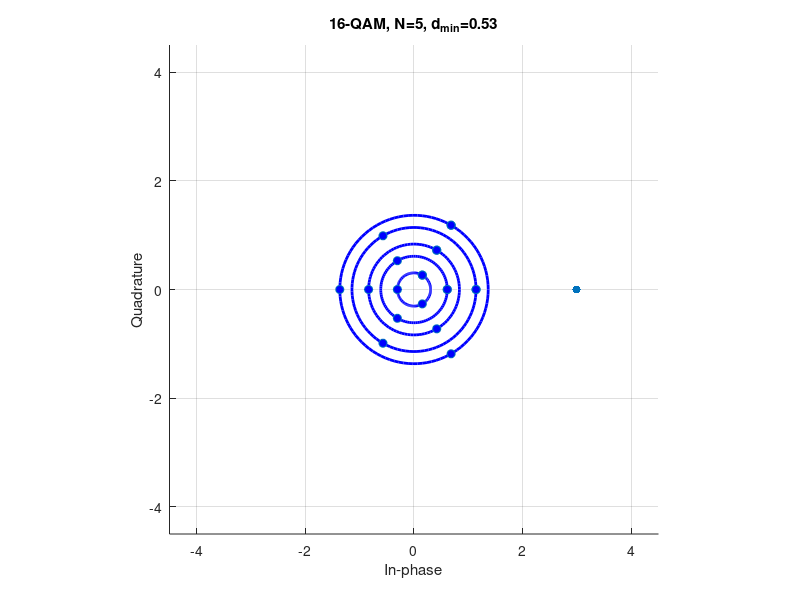

MATLAB code for this plot:
N=5;  
M=16;
n=3;
c=15.44016936;
dmin=0.53;
radii=[dmin/sqrt(3) 2*sqrt(3)*dmin/3 ((sqrt(3)+3)/3)*dmin ((2*sqrt(3)+3)/3)*dmin ...
    ((sqrt(3)+6)/3)*dmin]; 
phaseOffsets = [pi/3, 0, pi/3, 0, pi/3]; 
qam_points = [];

%print symbols
for i = 1:N
    theta = linspace(0, 2*pi, n+1);
    theta = theta + phaseOffsets(i); 
    circle_points = radii(i).*exp(1j * theta);
    qam_points = [qam_points; circle_points.']; 
end

figure;
xlim([-4.5 4.5])
ylim([-4.5 4.5])
grid on;
title('16-QAM, N=5, d_{min}=0.53');
xlabel('In-phase');
ylabel('Quadrature');
axis square;

%print R_{1} circle
center = [0, 0]; 
viscircles(center, radii(1),'Color','b'); 
hold on

%print R_{2} to R_{N-1}  circle
for i = 2:N
   center = [0, 0]; 
   viscircles(center, radii(i),'Color','b'); 
end

%extra symbol
x=16-3*c*dmin.^2;
scatter(x,0,'red',"filled")

plot(real(qam_points), imag(qam_points), 'o','MarkerFaceColor','b');
hold off

%saveas(gcf,'QAM_16_NEW.pdf');
